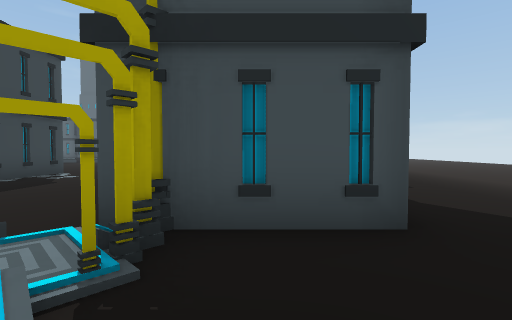
view 1 (above)

24 first-person views from a walk through a Unity game level. The camera is 1.4 m above the floor, tilts 2° down and sees 85° across. The floor is counted in squares, 2 m on a side. Each view is taken from the middle of a square. On the plan, view 1 faces up. The plan holds only what a view shows up to about 9 squares ahead; the rest is blank. The place goes on beyond the plan. Some animated figures are not drawn.

view 2
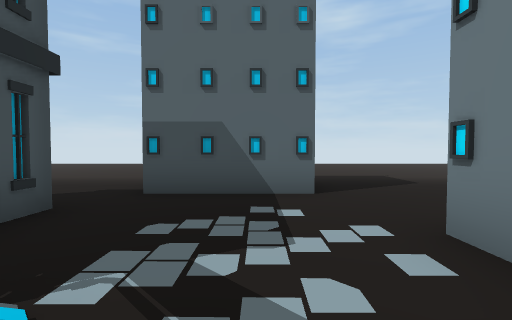

view 3
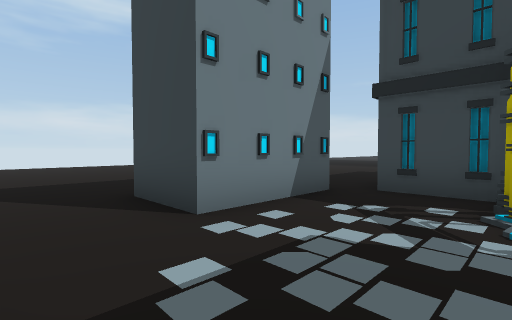

view 4
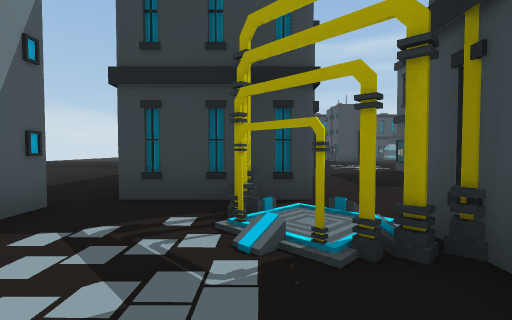

view 5
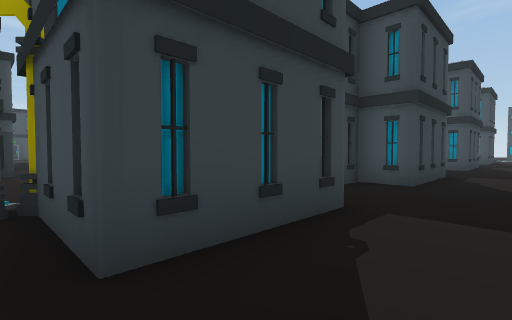

view 6
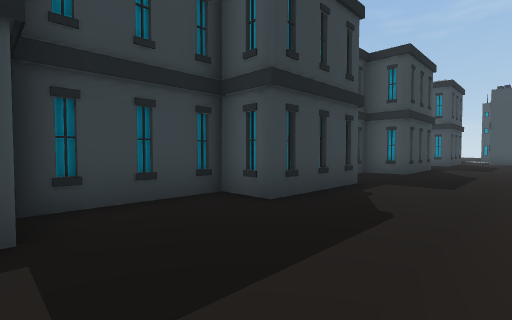

view 7
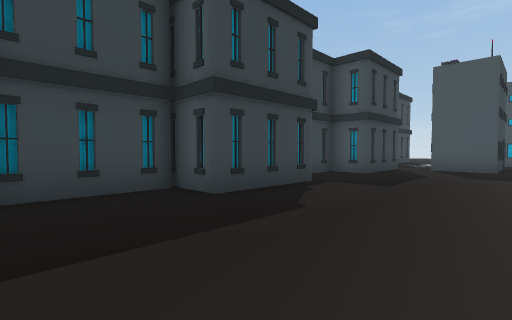

view 8
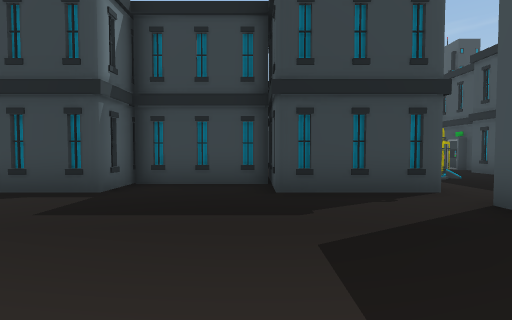

view 9
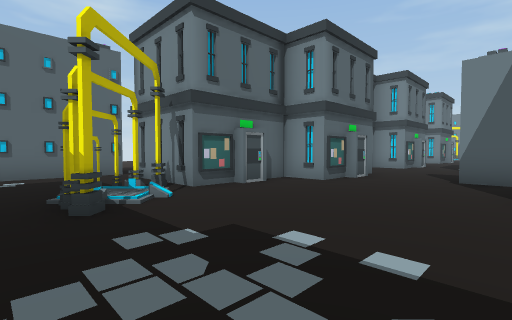

view 10
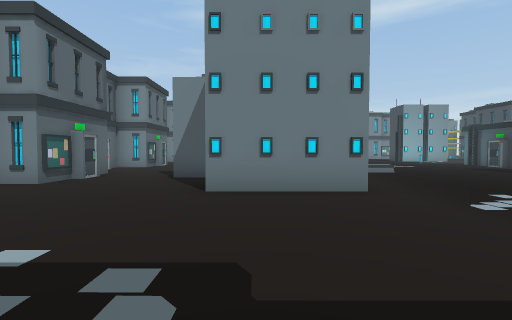

view 11
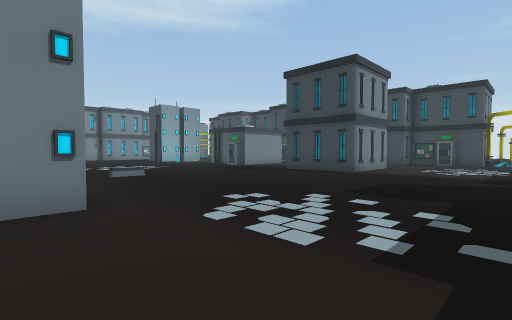

view 12
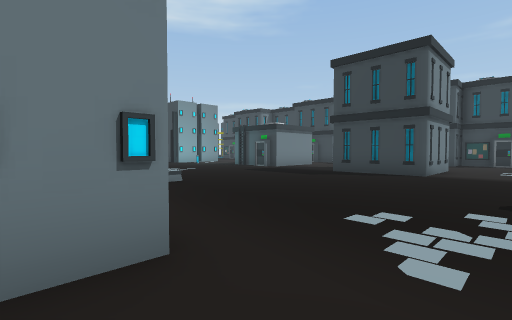

view 13
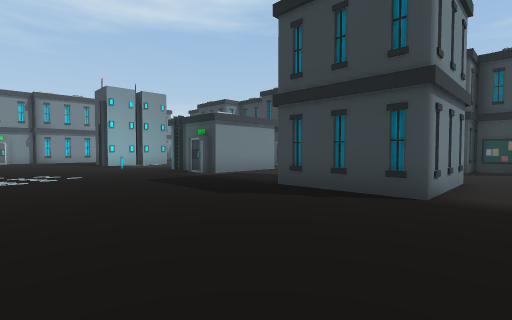

view 14
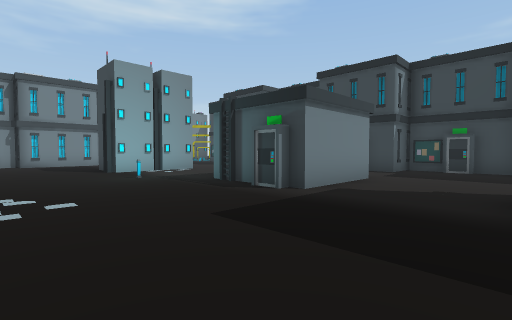

view 15
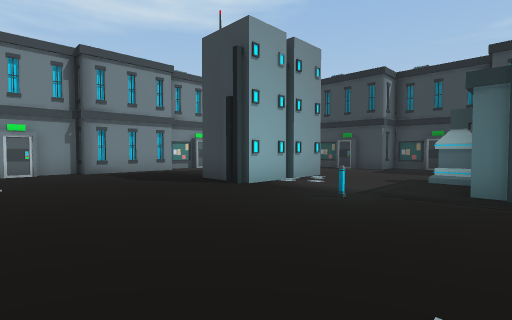

view 16
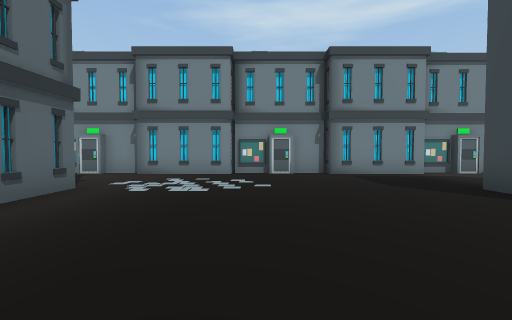

view 17
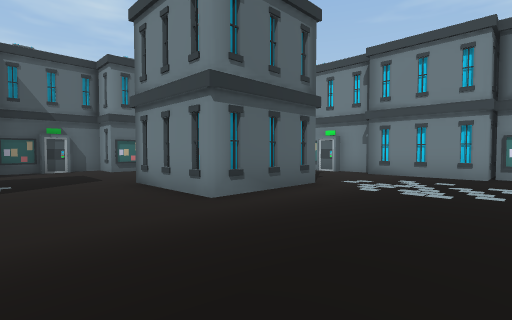

view 18
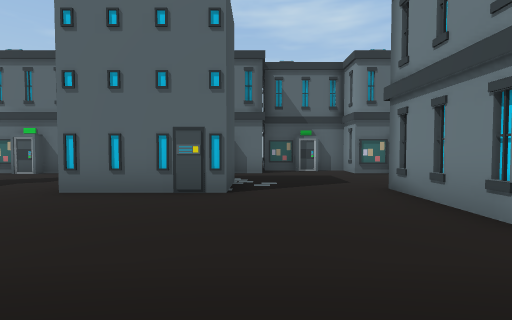

view 19
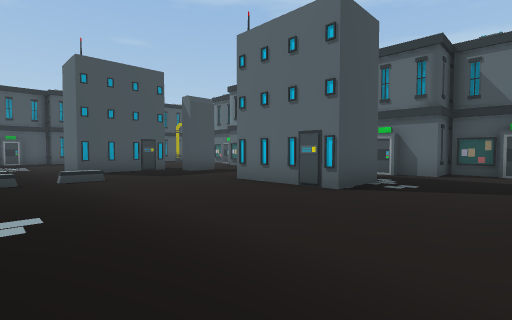

view 20
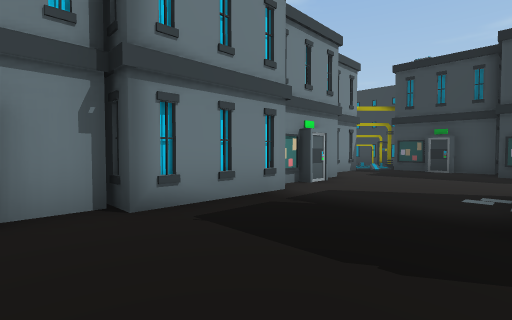

view 21
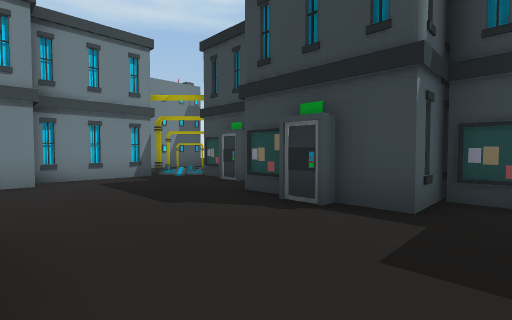

view 22
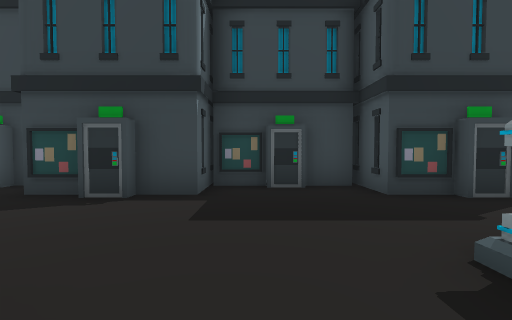

view 23
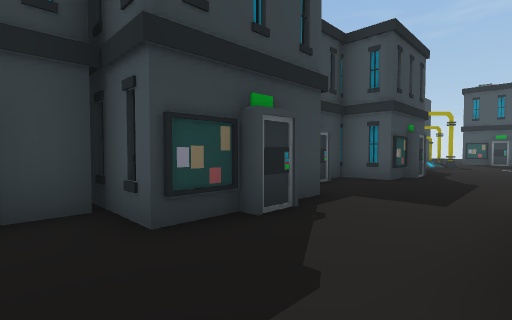

view 24
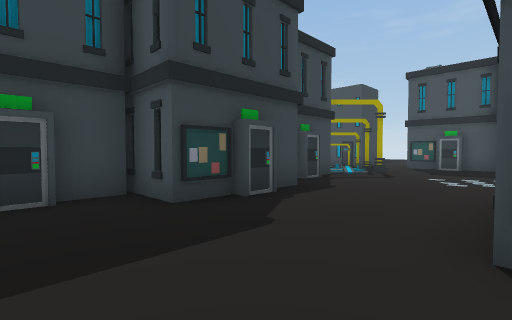

### Floor plan
Key: @ floor where view 1 was taken; # wall or solid block; . floor; / step, stairs or slope; = window, fence, low wall or low ledge; O other object.
Columns run from 25 left of view 1 to 7 right of it. Each row starts with its distance up from view 1.
 25    ...            ..........
 24   O...  ...............O/...#O
 23  O/..................../O...##
 22 OO......................O##.##
 21   O.....................# O...
 20   ....###.......###.....# O....
 19   #...# #.......##O....###......
 18   #O..# #..............#.#.....
 17  ##....O............#..OOO.....
 16  #............///...... OOO....
 15  #.....................   O....
 14  O...###...........#     ##....
 13    ..  ##..........##    #.....
 12    O.   #..........O#.O# #.....
 11  ##...O................###.....
 10  #.......O..............O #...
  9  #O.....................  #......
  8  ##..............###...####......
  7    O...###.......=.#..O# #.......
  6    ....OO#.......#O ...  #.......
  5  #..................... O##......
  4  #......................O.#......
  3  #......................###.....
  2  O/...#O#  #### O###.../O.....
  1   O##O        # O     #O/...#O
  0      OOO              #..@..#
 -1                     O #.....#
 -2                    ....###.......
 -3                    ...   O.......

Where each view was taken, in squares from view 1:
view 1: 0 up, 0 right, facing up
view 2: 0 up, 2 left, facing right
view 3: 1 up, 2 right, facing down-left
view 4: 1 up, 1 right, facing left
view 5: 2 up, 3 right, facing up-left
view 6: 5 up, 4 right, facing up-left
view 7: 11 up, 5 right, facing up-left
view 8: 19 up, 6 right, facing left
view 9: 25 up, 6 left, facing down-right
view 10: 25 up, 7 left, facing down
view 11: 24 up, 8 left, facing down-left
view 12: 22 up, 8 left, facing down-left
view 13: 21 up, 12 left, facing down-left
view 14: 17 up, 13 left, facing down-left
view 15: 12 up, 12 left, facing down-left
view 16: 11 up, 12 left, facing down
view 17: 11 up, 12 left, facing down-right
view 18: 11 up, 11 left, facing right
view 19: 9 up, 11 left, facing up-right
view 20: 6 up, 13 left, facing down-left
view 21: 9 up, 19 left, facing down-left
view 22: 9 up, 18 left, facing left
view 23: 10 up, 20 left, facing up-left
view 24: 15 up, 19 left, facing up-left
